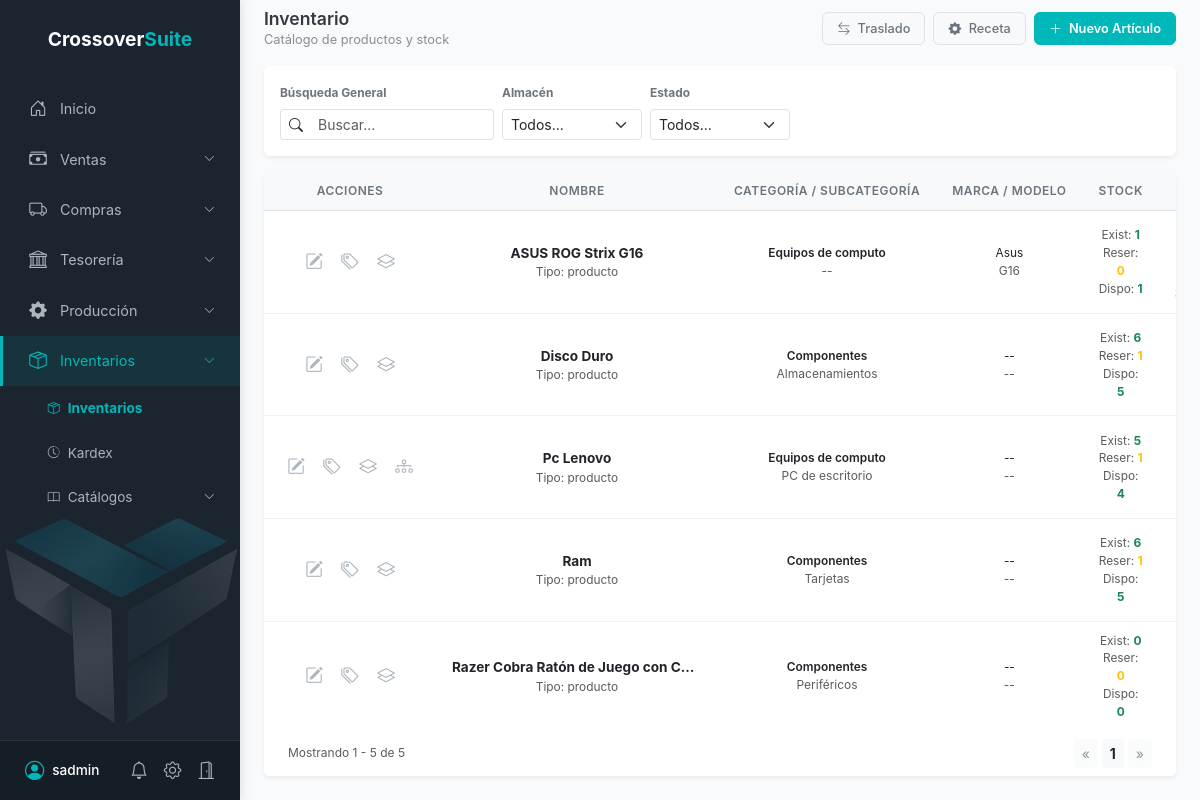
/inventario/ (signed in), run on an earlier commit of the app's database.
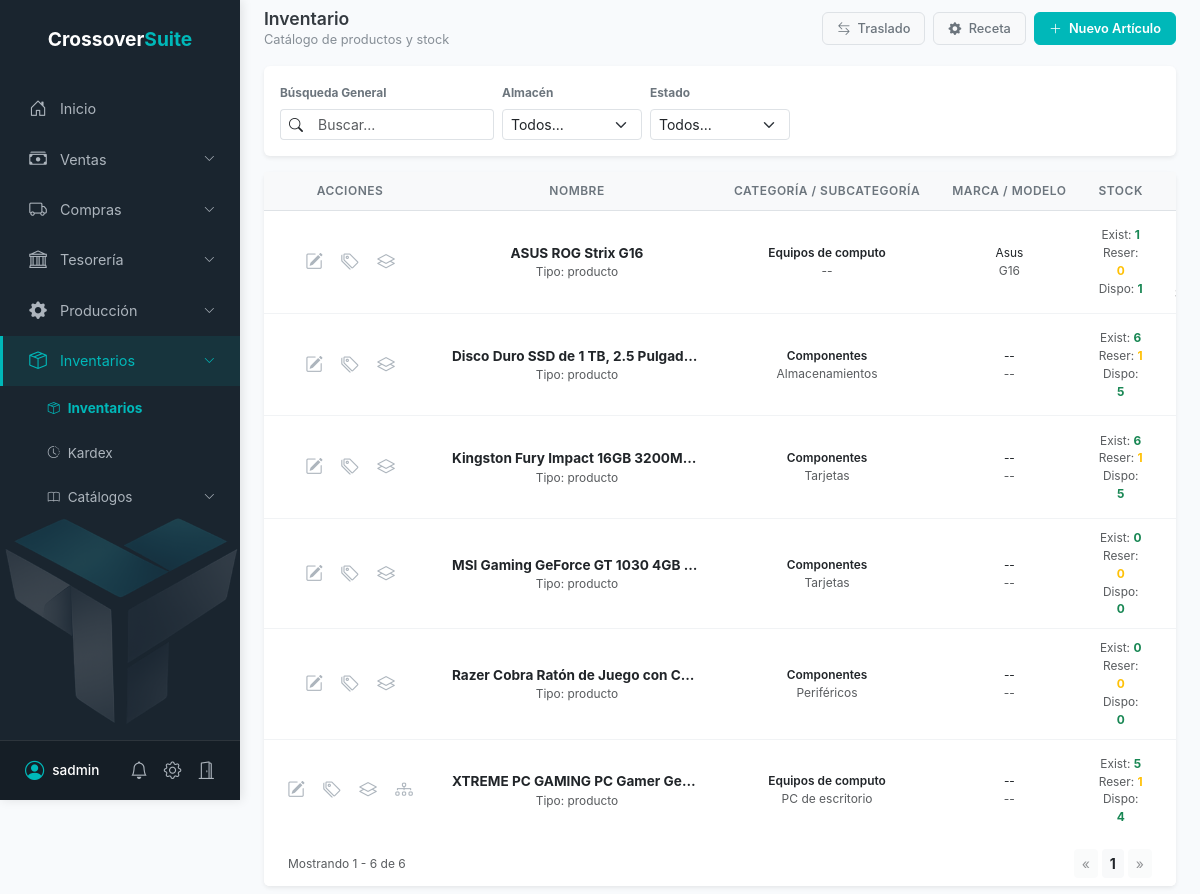
And on a later commit of the database.
### core/models.py (models this page shows, shortened)
class Producto(models.Model):
    nombre = models.CharField(max_length=200)
    descripcion = models.TextField(blank=True, null=True)
    TIPO_OPCIONES = [
        ('producto', 'Producto'),
        ('servicio', 'Servicio'),
    ]
    tipo = models.CharField(max_length=20, choices=TIPO_OPCIONES, default='producto', verbose_name="Tipo")
    ABASTECIMIENTO_OPCIONES = [
        ('stock', 'Stock'),
        ('produccion', 'Producción'),
        ('compra', 'Compra'),
    ]
    tipo_abastecimiento = models.CharField(
        max_length=20,
        choices=ABASTECIMIENTO_OPCIONES,
        default='compra',
        verbose_name="Tipo de Abastecimiento"
    )
    ESTADO_OPCIONES = [
        ('activo', 'Activo'),
        ('inactivo', 'Inactivo'),
        ('descontinuado', 'Descontinuado'),
        ('revision', 'Revisión'),
    ]
    estado = models.CharField(max_length=20, choices=ESTADO_OPCIONES, default='activo', verbose_name="Estado")
    categoria = models.CharField(max_length=100, blank=True, null=True, verbose_name="Categoría")
    subcategoria = models.CharField(max_length=100, blank=True, null=True, verbose_name="Subcategoría")
    marca = models.CharField(max_length=100, blank=True, null=True, verbose_name="Marca")
    modelo = models.CharField(max_length=100, blank=True, null=True, verbose_name="Modelo")
    linea = models.CharField(max_length=100, blank=True, null=True, verbose_name="Línea")
    unidad_medida = models.CharField(max_length=50, default="PZA", verbose_name="Unidad de Medida")
    iva = models.DecimalField(max_digits=5, decimal_places=2, default=0.00, verbose_name="IVA (%)", help_text="Impuesto al Valor Agregado")
    ieps = models.DecimalField(max_digits=5, decimal_places=2, default=0.00, verbose_name="IEPS (%)", help_text="Impuesto Especial sobre Producción y Servicios")
    precio_costo = models.DecimalField(max_digits=10, decimal_places=2)
    precio_venta = models.DecimalField(max_digits=10, decimal_places=2)
    stock_minimo = models.IntegerField(default=0, verbose_name="Stock Mínimo")
    stock_maximo = models.IntegerField(default=1000, verbose_name="Stock Máximo")
    maneja_lote = models.BooleanField(default=False, verbose_name="Maneja Lote")
    maneja_serie = models.BooleanField(default=False, verbose_name="Maneja No. Serie")
    fecha_creacion = models.DateTimeField(auto_now_add=True)
    empresa = models.ForeignKey('panel.Empresa', on_delete=models.CASCADE, null=True, blank=True, verbose_name="Empresa")
    test_calidad = models.ForeignKey('produccion.Test', on_delete=models.SET_NULL, null=True, blank=True, verbose_name="Test de Calidad")
    precios_lista = models.JSONField(default=list, blank=True, verbose_name="Lista de Precios Extra")
    costos_lista = models.JSONField(default=list, blank=True, verbose_name="Lista de Costos Extra")

### core/views.py (the view)
# urls.py: path('inventario/', dashboard_inventario, name='dash_inventario'),
@login_required(login_url='/login/')
@require_inventory_permission('inventario', 'ver')
def dashboard_inventario(request):
    empresa_actual = get_empresa_actual(request)
    if not empresa_actual:
        return render(request, 'error_sin_empresa.html', status=403)
    almacen_id = request.GET.get('almacen')
    q = request.GET.get('q')
    estado = request.GET.get('estado')
    productos_qs = Producto.objects.filter(empresa=empresa_actual)
    if q:
        productos_qs = productos_qs.filter(
            Q(nombre__icontains=q) | Q(marca__icontains=q) | Q(modelo__icontains=q) |
            Q(categoria__icontains=q) | Q(subcategoria__icontains=q)
        )
    if estado:
        productos_qs = productos_qs.filter(estado=estado)
    avg_venta_subquery = DetalleOrdenVenta.objects.filter(producto=OuterRef('pk')).values('producto').annotate(promedio=Avg('precio_unitario')).values('promedio')[:1]
    max_precio_venta = DetalleOrdenVenta.objects.filter(producto=OuterRef('pk')).order_by('-precio_unitario').values('precio_unitario')[:1]
    max_costo_compra = DetalleRecepcion.objects.filter(producto=OuterRef('pk')).annotate(costo_pesos=ExpressionWrapper(F('costo_unitario') * F('recepcion__tipo_cambio'), output_field=DecimalField(max_digits=10, decimal_places=2))).order_by('-costo_pesos').values('costo_pesos')[:1]
    costo_promedio_subquery = DetalleRecepcion.objects.filter(producto=OuterRef('pk')).annotate(costo_pesos=ExpressionWrapper(F('costo_unitario') * F('recepcion__tipo_cambio'), output_field=FloatField())).values('producto').annotate(promedio_historico=Avg('costo_pesos')).values('promedio_historico')[:1]
    inv_val_filter = Q(producto=OuterRef('pk'), cantidad__gt=0)
    if almacen_id:
        inv_val_filter &= Q(almacen_id=almacen_id)
    costo_inventario_subquery = Inventario.objects.filter(inv_val_filter).values('producto').annotate(valor_total=Sum(ExpressionWrapper(F('cantidad') * F('costo_promedio'), output_field=FloatField()))).values('valor_total')[:1]
    def get_stock_sub(field):
        qs = Inventario.objects.filter(producto=OuterRef('pk'))
        if almacen_id: qs = qs.filter(almacen_id=almacen_id)
        return qs.values('producto').annotate(total=Sum(field)).values('total')[:1]
    productos = productos_qs.annotate(
        precio_promedio_venta=Subquery(avg_venta_subquery),
        precio_max_venta=Subquery(max_precio_venta),
        costo_max_compra=Subquery(max_costo_compra),
        costo_promedio_anotado=Subquery(costo_promedio_subquery),
        costo_inventario_anotado=Subquery(costo_inventario_subquery),
        stock_fisico=Subquery(get_stock_sub('cantidad')),
        stock_res=Subquery(get_stock_sub('reservado'))
    ).annotate(
        stock_disponible_anotado=ExpressionWrapper(
            Coalesce(F('stock_fisico'), 0) - Coalesce(F('stock_res'), 0),
            output_field=IntegerField()
        )
    ).order_by('nombre')
    paginator = Paginator(productos, 20)
    page_number = request.GET.get('page')
    page_obj = paginator.get_page(page_number)
    almacenes = Almacen.objects.filter(empresa=empresa_actual).order_by('nombre')
    todas_categorias = Categoria.objects.filter(empresa=empresa_actual).order_by('nombre')
    from produccion.models import Test
    tests_calidad = Test.objects.filter(empresa=empresa_actual).order_by('nombre')
    productos_padre_receta = Producto.objects.filter(
        empresa=empresa_actual,
        tipo_abastecimiento='produccion'
    ).order_by('nombre')
    productos_componentes_receta = Producto.objects.filter(
        empresa=empresa_actual
    ).order_by('nombre')
    contexto = {
        'page_obj': page_obj,
        'almacenes': almacenes,
        'categorias': todas_categorias,
        'tests_calidad': tests_calidad,
        'productos_padre_receta': productos_padre_receta,
        'productos_componentes_receta': productos_componentes_receta,
        'filtros': {
            'almacen': int(almacen_id) if almacen_id else '',
            'q': q or '',
            'estado': estado or ''
        },
        'section': 'inventario'
    }
    return render(request, 'dashboard_inventario.html', contexto)

### templates/dashboard_inventario.html (shortened to what this page needs)
{% extends 'base.html' %}
{% block content %}
{% load static %}
<div class="container-fluid py-2 px-4">
    <div class="d-flex flex-column flex-md-row justify-content-between align-items-md-center gap-3 mb-3">
        <div>
            <h4 class="section-title mb-0">Inventario</h4>
            <span class="section-subtitle">Catálogo de productos y stock</span>
        </div>
        <div class="d-flex flex-wrap align-items-center gap-2">
            {% if granular_inventory_perms.inventario.traslado %}
            <button class="btn btn-light border text-secondary btn-pro shadow-sm" data-bs-toggle="modal" data-bs-target="#modalTraslado">
                <i class="bi bi-arrow-left-right me-1"></i> Traslado
            </button>
            {% endif %}
            {% if granular_inventory_perms.inventario.receta %}
            <button class="btn btn-light border text-secondary btn-pro shadow-sm" onclick="abrirConfigurarReceta()">
                <i class="bi bi-gear-fill me-1"></i> Receta
            </button>
            {% endif %}
            {% if granular_inventory_perms.inventario.crear %}
            <button class="btn btn-brand text-white btn-pro shadow-sm" onclick="abrirNuevoArticulo()">
                <i class="bi bi-plus-lg me-1"></i> Nuevo Artículo
            </button>
            {% endif %}
        </div>
    </div>
    <div class="card border-0 shadow-sm mb-3">
        <div class="card-body p-3">
            <form method="get" id="formFiltrosInventario" class="row g-2 align-items-end">
                <div class="col-12 col-md-4 col-lg-3">
                    <label class="form-label small fw-bold text-secondary">Búsqueda General</label>
                    <div class="input-group input-group-sm">
                        <span class="input-group-text bg-white border-end-0"><i class="bi bi-search"></i></span>
                        <input type="text" name="q" class="form-control border-start-0" placeholder="Buscar..." value="{{ filtros.q }}">
                    </div>
                </div>
                <div class="col-12 col-md-4 col-lg-2">
                    <label class="form-label small fw-bold text-secondary">Almacén</label>
                    <select name="almacen" class="form-select form-select-sm" onchange="this.form.submit()">
                        <option value="">Todos...</option>
                    </select>
                </div>
                <div class="col-12 col-md-4 col-lg-2">
                    <label class="form-label small fw-bold text-secondary">Estado</label>
                    <select name="estado" class="form-select form-select-sm" onchange="this.form.submit()">
                        <option value="">Todos...</option>
                    </select>
                </div>
            </form>
        </div>
    </div>
    <div class="card border-0 shadow-sm">
        <div class="card-body p-0">
            <div class="table-responsive">
                <table class="table table-pro mb-0">
                    <thead>
                        <tr>
                            <th class="text-center" style="width: 100px;">Acciones</th>
                            <th class="text-center">Nombre</th>
                            <th class="text-center">Categoría / Subcategoría</th>
                            <th class="text-center">Marca / Modelo</th>
                            <th class="text-center">Stock</th>
                            <th class="text-center">Costos</th>
                        </tr>
                    </thead>
                    <tbody>
                        {% for p in page_obj %}
                        <tr>
                            <td class="text-center">
                                <div class="d-flex justify-content-center gap-1">
                                    {% if granular_inventory_perms.inventario.editar %}
                                    <span onclick="cargarProductoEdicion({{ p.id }})" class="icon-action" title="Editar"><i class="bi bi-pencil-square"></i></span>
                                    {% endif %}
                                    {% if granular_inventory_perms.inventario.precios %}
                                    <span onclick="abrirModalPrecios({{ p.id }}, '{{ p.nombre|escapejs }}')" class="icon-action" title="Precios"><i class="bi bi-tags"></i></span>
                                    {% endif %}
                                    {% if granular_inventory_perms.inventario.existencias %}
                                    <span onclick="abrirModalExistencias({{ p.id }}, '{{ p.nombre|escapejs }}')" class="icon-action" title="Existencias"><i class="bi bi-layers"></i></span>
                                    {% endif %}
                                    {% if p.tipo_abastecimiento == 'produccion' %}
                                        {% if granular_inventory_perms.inventario.recetas %}
                                        <span onclick="abrirModalReceta({{ p.id }}, '{{ p.nombre|escapejs }}')" class="icon-action" title="Receta"><i class="bi bi-diagram-3"></i></span>
                                        {% endif %}
                                    {% endif %}
                                </div>
                            </td>
                            <td class="text-center">
                                <div class="fw-bold text-dark text-truncate mx-auto" style="max-width: 250px;" title="{{ p.nombre }}">
                                    {{ p.nombre }}
                                </div>
                                <div class="text-muted small">Tipo: {{ p.tipo }}</div>
                            </td>
                            <td class="text-center">
                                <div class="small fw-semibold">{{ p.categoria|default:"--" }}</div>
                                <div class="text-muted small" style="font-size:0.75rem;">{{ p.subcategoria|default:"--" }}</div>
                            </td>
                            <td class="text-center">
                                <div class="small">{{ p.marca|default:"--" }}</div>
                                <div class="text-muted small" style="font-size:0.75rem;">{{ p.modelo|default:"--" }}</div>
                            </td>
                            <td class="text-center">
                                <div class="text-muted small">Exist: <span class="{% if p.stock_fisico < p.stock_minimo %}text-danger{% else %}text-success{% endif %} fw-bold">{{ p.stock_fisico|default:0 }}</span></div>
                                <div class="text-muted small">Reser: <span class="text-warning fw-bold">{{ p.stock_res|default:0 }}</span></div>
                                <div class="text-muted small">Dispo: <span class="text-success fw-bold">{{ p.stock_disponible_anotado|default:0 }}</span></div>
                            </td>
                            <td class="text-center small text-muted">
                            </td>
                        </tr>
                        {% endfor %}
                    </tbody>
                </table>
            </div>
        </div>
        <div class="card-footer bg-white border-0 py-2 px-4 d-flex justify-content-between align-items-center">
            <span class="text-muted small" style="font-size: 0.75rem;">
                Mostrando {{ page_obj.start_index }} - {{ page_obj.end_index }} de {{ page_obj.paginator.count }}
            </span>
            <div class="d-flex gap-1">
                {% if page_obj.has_previous %}
                    <a href="?page={{ page_obj.previous_page_number }}{% if filtros.q %}&q={{ filtros.q }}{% endif %}{% if filtros.almacen %}&almacen={{ filtros.almacen }}{% endif %}{% if filtros.estado %}&estado={{ filtros.estado }}{% endif %}" class="btn btn-sm btn-light border-0 text-muted">&laquo;</a>
                {% else %}
                    <button class="btn btn-sm btn-light border-0 text-muted" disabled>&laquo;</button>
                {% endif %}
                <button class="btn btn-sm btn-light border-0 text-dark fw-bold">{{ page_obj.number }}</button>
                {% if page_obj.has_next %}
                    <a href="?page={{ page_obj.next_page_number }}{% if filtros.q %}&q={{ filtros.q }}{% endif %}{% if filtros.almacen %}&almacen={{ filtros.almacen }}{% endif %}{% if filtros.estado %}&estado={{ filtros.estado }}{% endif %}" class="btn btn-sm btn-light border-0 text-muted">&raquo;</a>
                {% else %}
                    <button class="btn btn-sm btn-light border-0 text-muted" disabled>&raquo;</button>
                {% endif %}
            </div>
        </div>
    </div>
</div>
{% endblock %}

What changed in the data, as far as the page shows it:
changed Producto "Almacenamientos": nombre "Disco Duro" → "Disco Duro SSD de 1 TB, 2.5 Pulgad…"
changed Producto: nombre "Ram" → "Kingston Fury Impact 16GB 3200M…"
added Producto: nombre "MSI Gaming GeForce GT 1030 4GB…", tipo "producto", categoria "Componentes", subcategoria "Tarjetas", marca "--", modelo "--", stock_fisico "0", stock_res "0", stock_disponible_anotado "0"
changed Producto "PC de escritorio": nombre "Pc Lenovo" → "XTREME PC GAMING PC Gamer Ge…"; moves down the list
Also different on the page:
{{ page_obj.end_index }}: "5" → "6"
{{ page_obj.paginator.count }}: "5" → "6"
